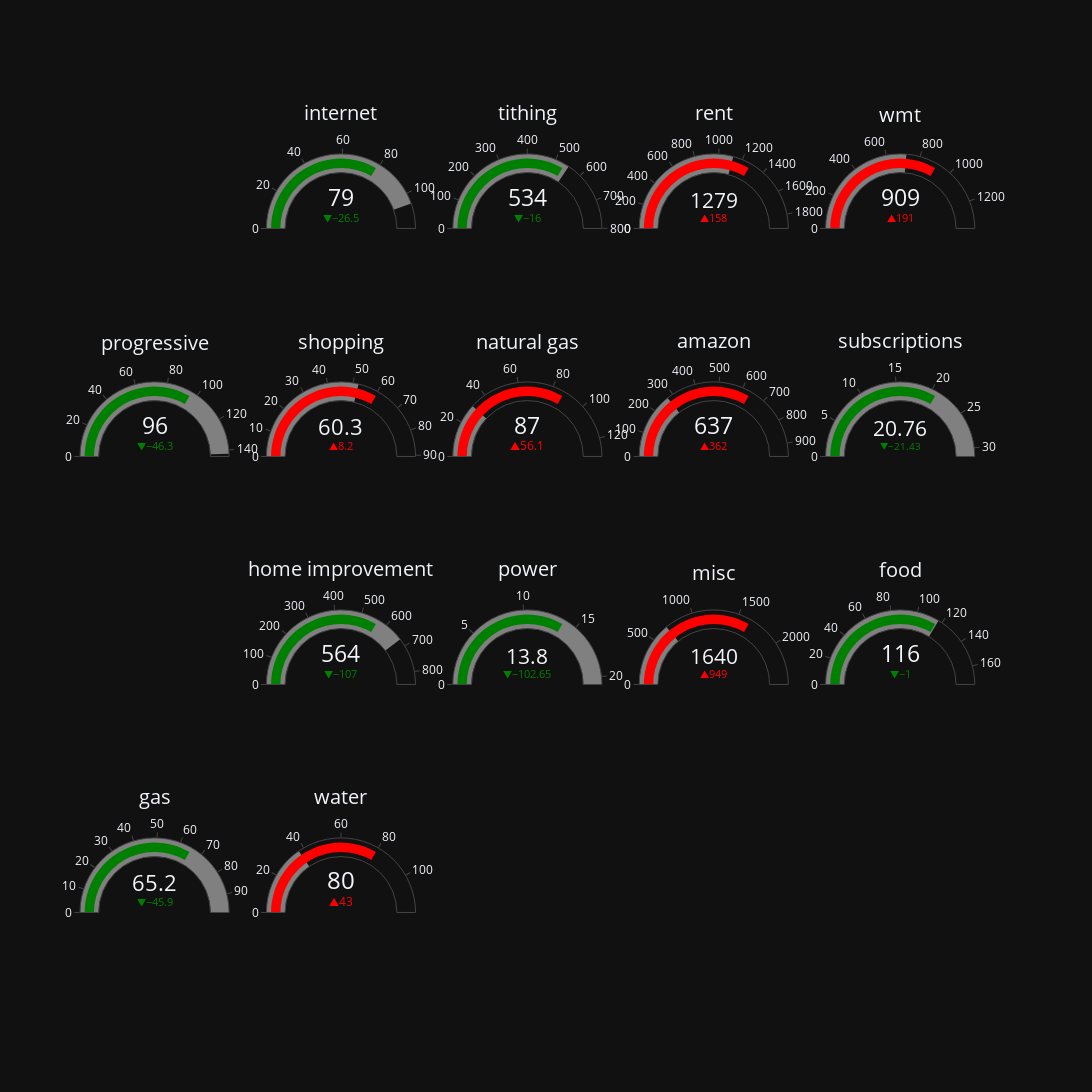

Write notebook code for a chart like this one.
### Code cell
fig = go.Figure()

fig.update_layout(width=2000, height=1200, template="plotly_dark")


def create_guage(category, x1, x2, y1, y2):
    tf = joined_df.filter(pl.col("category").str.to_lowercase() == category.lower())

    if tf.is_empty():
        print(f"⚠️ No data for category: {category}")
        return

    lm = tf.select(pl.col("last_month").max()).item()
    ltm = tf.select(pl.col("LTM_avg").max()).item()

    if lm is None or ltm is None:
        print(f"⚠️ Missing values for {category}")
        return

    bar_color = 'red' if lm > ltm else 'green'

    fig.add_trace(go.Indicator(
        mode="number+gauge+delta", value=lm,
        delta={'reference': ltm,
               'increasing': {'color': "red"},
               'decreasing': {'color': "green"}},
        domain={'x': [x1, x2], 'y': [y1, y2]},
        title={'text': category},
        gauge={'steps': [{'range': [0, ltm], 'color': 'gray'}],
               'bar': {'color': bar_color}}
    ))


# Row 0 (top)
create_guage('car',          0.00, 0.16, 0.80, 1.00)
create_guage('internet',     0.20, 0.36, 0.80, 1.00)
create_guage('tithing',      0.40, 0.56, 0.80, 1.00)
create_guage('rent',         0.60, 0.76, 0.80, 1.00)
create_guage('wmt',          0.80, 0.96, 0.80, 1.00)

# Row 1
create_guage('progressive',  0.00, 0.16, 0.55, 0.75)
create_guage('shopping',     0.20, 0.36, 0.55, 0.75)
create_guage('natural gas',  0.40, 0.56, 0.55, 0.75)
create_guage('amazon',       0.60, 0.76, 0.55, 0.75)
create_guage('subscriptions',0.80, 0.96, 0.55, 0.75)

# Row 2
create_guage('fun',          0.00, 0.16, 0.30, 0.50)
create_guage('home improvement', 0.20, 0.36, 0.30, 0.50)
create_guage('power',        0.40, 0.56, 0.30, 0.50)
create_guage('misc',         0.60, 0.76, 0.30, 0.50)
create_guage('food',         0.80, 0.96, 0.30, 0.50)
def create_guage(category, x1, x2, y1, y2):
    tf = joined_df.filter(pl.col("category").str.to_lowercase() == category.lower())

    if tf.is_empty():
        print(f"⚠️ No data for category: {category}")
        return

    lm = tf.select(pl.col("last_month").max()).item()
    ltm = tf.select(pl.col("LTM_avg").max()).item()

    if lm is None or ltm is None:
        print(f"⚠️ Missing values for {category}")
        return

    bar_color = 'red' if lm > ltm else 'green'

    fig.add_trace(go.Indicator(
        mode="number+gauge+delta", value=lm,
        delta={'reference': ltm,
               'increasing': {'color': "red"},
               'decreasing': {'color': "green"}},
        domain={'x': [x1, x2], 'y': [y1, y2]},
        title={'text': category},
        gauge={'steps': [{'range': [0, ltm], 'color': 'gray'}],
               'bar': {'color': bar_color}}
    ))
# Row 3 (bottom)
create_guage('gas',          0.00, 0.16, 0.05, 0.25)
create_guage('water',        0.20, 0.36, 0.05, 0.25)



fig.show()

### Figure 1 — Plotly figure (JSON) as saved in the notebook; plotly's stock layout.template omitted (floating-point values rounded to 4 significant figures)
{"data": [{"delta": {"decreasing": {"color": "green"}, "increasing": {"color": "red"}, "reference": 105.5}, "domain": {"x": [0.2, 0.36], "y": [0.8, 1]}, "gauge": {"bar": {"color": "green"}, "steps": [{"color": "gray", "range": [0, 105.5]}]}, "mode": "number+gauge+delta", "title": {"text": "internet"}, "type": "indicator", "value": 79}, {"delta": {"decreasing": {"color": "green"}, "increasing": {"color": "red"}, "reference": 549.8}, "domain": {"x": [0.4, 0.56], "y": [0.8, 1]}, "gauge": {"bar": {"color": "green"}, "steps": [{"color": "gray", "range": [0, 549.8]}]}, "mode": "number+gauge+delta", "title": {"text": "tithing"}, "type": "indicator", "value": 533.6}, {"delta": {"decreasing": {"color": "green"}, "increasing": {"color": "red"}, "reference": 1122.0}, "domain": {"x": [0.6, 0.76], "y": [0.8, 1]}, "gauge": {"bar": {"color": "red"}, "steps": [{"color": "gray", "range": [0, 1122.0]}]}, "mode": "number+gauge+delta", "title": {"text": "rent"}, "type": "indicator", "value": 1279.0}, {"delta": {"decreasing": {"color": "green"}, "increasing": {"color": "red"}, "reference": 718.3}, "domain": {"x": [0.8, 0.96], "y": [0.8, 1]}, "gauge": {"bar": {"color": "red"}, "steps": [{"color": "gray", "range": [0, 718.3]}]}, "mode": "number+gauge+delta", "title": {"text": "wmt"}, "type": "indicator", "value": 909.4}, {"delta": {"decreasing": {"color": "green"}, "increasing": {"color": "red"}, "reference": 142.3}, "domain": {"x": [0, 0.16], "y": [0.55, 0.75]}, "gauge": {"bar": {"color": "green"}, "steps": [{"color": "gray", "range": [0, 142.3]}]}, "mode": "number+gauge+delta", "title": {"text": "progressive"}, "type": "indicator", "value": 96.04}, {"delta": {"decreasing": {"color": "green"}, "increasing": {"color": "red"}, "reference": 52.11}, "domain": {"x": [0.2, 0.36], "y": [0.55, 0.75]}, "gauge": {"bar": {"color": "red"}, "steps": [{"color": "gray", "range": [0, 52.11]}]}, "mode": "number+gauge+delta", "title": {"text": "shopping"}, "type": "indicator", "value": 60.31}, {"delta": {"decreasing": {"color": "green"}, "increasing": {"color": "red"}, "reference": 30.92}, "domain": {"x": [0.4, 0.56], "y": [0.55, 0.75]}, "gauge": {"bar": {"color": "red"}, "steps": [{"color": "gray", "range": [0, 30.92]}]}, "mode": "number+gauge+delta", "title": {"text": "natural gas"}, "type": "indicator", "value": 87}, {"delta": {"decreasing": {"color": "green"}, "increasing": {"color": "red"}, "reference": 274.5}, "domain": {"x": [0.6, 0.76], "y": [0.55, 0.75]}, "gauge": {"bar": {"color": "red"}, "steps": [{"color": "gray", "range": [0, 274.5]}]}, "mode": "number+gauge+delta", "title": {"text": "amazon"}, "type": "indicator", "value": 636.9}, {"delta": {"decreasing": {"color": "green"}, "increasing": {"color": "red"}, "reference": 42.19}, "domain": {"x": [0.8, 0.96], "y": [0.55, 0.75]}, "gauge": {"bar": {"color": "green"}, "steps": [{"color": "gray", "range": [0, 42.19]}]}, "mode": "number+gauge+delta", "title": {"text": "subscriptions"}, "type": "indicator", "value": 20.76}, {"delta": {"decreasing": {"color": "green"}, "increasing": {"color": "red"}, "reference": 670.8}, "domain": {"x": [0.2, 0.36], "y": [0.3, 0.5]}, "gauge": {"bar": {"color": "green"}, "steps": [{"color": "gray", "range": [0, 670.8]}]}, "mode": "number+gauge+delta", "title": {"text": "home improvement"}, "type": "indicator", "value": 564.3}, {"delta": {"decreasing": {"color": "green"}, "increasing": {"color": "red"}, "reference": 116.4}, "domain": {"x": [0.4, 0.56], "y": [0.3, 0.5]}, "gauge": {"bar": {"color": "green"}, "steps": [{"color": "gray", "range": [0, 116.4]}]}, "mode": "number+gauge+delta", "title": {"text": "power"}, "type": "indicator", "value": 13.8}, {"delta": {"decreasing": {"color": "green"}, "increasing": {"color": "red"}, "reference": 691.5}, "domain": {"x": [0.6, 0.76], "y": [0.3, 0.5]}, "gauge": {"bar": {"color": "red"}, "steps": [{"color": "gray", "range": [0, 691.5]}]}, "mode": "number+gauge+delta", "title": {"text": "misc"}, "type": "indicator", "value": 1640.0}, {"delta": {"decreasing": {"color": "green"}, "increasing": {"color": "red"}, "reference": 117.0}, "domain": {"x": [0.8, 0.96], "y": [0.3, 0.5]}, "gauge": {"bar": {"color": "green"}, "steps": [{"color": "gray", "range": [0, 117.0]}]}, "mode": "number+gauge+delta", "title": {"text": "food"}, "type": "indicator", "value": 116.0}, {"delta": {"decreasing": {"color": "green"}, "increasing": {"color": "red"}, "reference": 111.1}, "domain": {"x": [0, 0.16], "y": [0.05, 0.25]}, "gauge": {"bar": {"color": "green"}, "steps": [{"color": "gray", "range": [0, 111.1]}]}, "mode": "number+gauge+delta", "title": {"text": "gas"}, "type": "indicator", "value": 65.21}, {"delta": {"decreasing": {"color": "green"}, "increasing": {"color": "red"}, "reference": 36.98}, "domain": {"x": [0.2, 0.36], "y": [0.05, 0.25]}, "gauge": {"bar": {"color": "red"}, "steps": [{"color": "gray", "range": [0, 36.98]}]}, "mode": "number+gauge+delta", "title": {"text": "water"}, "type": "indicator", "value": 79.99}], "layout": {"height": 1200, "width": 2000}}
